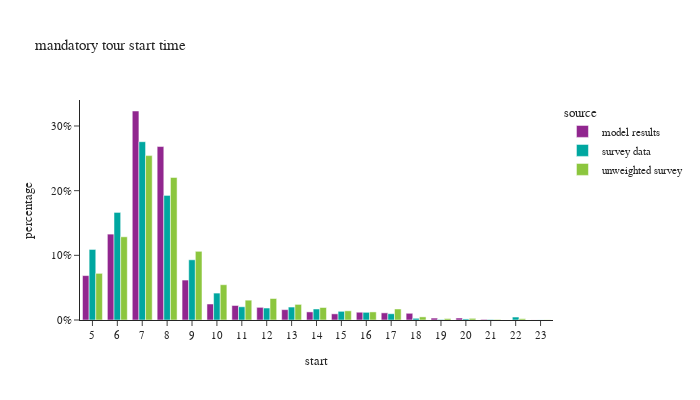

Here is the notebook cell this chart was saved with:
### Code cell
df_plot = m_tour_data.groupby(['source','start'])[['tour_weight']].sum().reset_index()
df_plot['percentage'] = df_plot.groupby(['source'], group_keys=False)['tour_weight']. \
    apply(lambda x: x / float(x.sum()))

fig = px.bar(df_plot, x="start", y="percentage", color="source",barmode="group",
             title="mandatory tour start time")
fig.for_each_annotation(lambda a: a.update(text = a.text.split("=")[-1]))
fig.update_layout(height=400, width=700, yaxis=dict(tickformat=".0%"), xaxis=dict(dtick="1"))
fig.show()

### Figure 1 — Plotly figure (JSON) as saved in the notebook; plotly's stock layout.template omitted (floating-point values rounded to 4 significant figures)
{"data": [{"alignmentgroup": "True", "hovertemplate": "source=model results<br>start=%{x}<br>percentage=%{y}<extra></extra>", "legendgroup": "model results", "marker": {"color": "#91268F", "pattern": {"shape": ""}}, "name": "model results", "offsetgroup": "model results", "orientation": "v", "showlegend": true, "textposition": "auto", "type": "bar", "x": [5.0, 6.0, 7.0, 8.0, 9.0, 10.0, 11.0, 12.0, 13.0, 14.0, 15.0, 16.0, 17.0, 18.0, 19.0, 20.0, 21.0, 22.0, 23.0], "xaxis": "x", "y": [0.06868, 0.1328, 0.3232, 0.2682, 0.06176, 0.02472, 0.02244, 0.01957, 0.01601, 0.01253, 0.009516, 0.01202, 0.01105, 0.01037, 0.002989, 0.003059, 0.0009725, 4.901e-05, 9.093e-05], "yaxis": "y"}, {"alignmentgroup": "True", "hovertemplate": "source=survey data<br>start=%{x}<br>percentage=%{y}<extra></extra>", "legendgroup": "survey data", "marker": {"color": "#00A7A0", "pattern": {"shape": ""}}, "name": "survey data", "offsetgroup": "survey data", "orientation": "v", "showlegend": true, "textposition": "auto", "type": "bar", "x": [5.0, 6.0, 7.0, 8.0, 9.0, 10.0, 11.0, 12.0, 13.0, 14.0, 15.0, 16.0, 17.0, 18.0, 19.0, 20.0, 21.0, 22.0, 23.0], "xaxis": "x", "y": [0.1091, 0.1663, 0.2757, 0.1926, 0.09308, 0.04162, 0.02044, 0.01851, 0.02003, 0.01702, 0.01342, 0.01187, 0.009678, 0.002628, 0.0008039, 0.001632, 0.0007864, 0.00457, 0.0001567], "yaxis": "y"}, {"alignmentgroup": "True", "hovertemplate": "source=unweighted survey<br>start=%{x}<br>percentage=%{y}<extra></extra>", "legendgroup": "unweighted survey", "marker": {"color": "#8CC63E", "pattern": {"shape": ""}}, "name": "unweighted survey", "offsetgroup": "unweighted survey", "orientation": "v", "showlegend": true, "textposition": "auto", "type": "bar", "x": [5.0, 6.0, 7.0, 8.0, 9.0, 10.0, 11.0, 12.0, 13.0, 14.0, 15.0, 16.0, 17.0, 18.0, 19.0, 20.0, 21.0, 22.0, 23.0], "xaxis": "x", "y": [0.07214, 0.1287, 0.2542, 0.2204, 0.1062, 0.05453, 0.03067, 0.03323, 0.02414, 0.01931, 0.0142, 0.0125, 0.01704, 0.004828, 0.002272, 0.002556, 0.000852, 0.001988, 0.000284], "yaxis": "y"}], "layout": {"barmode": "group", "height": 400, "legend": {"title": {"text": "source"}, "tracegroupgap": 0}, "title": {"text": "mandatory tour start time"}, "width": 700, "xaxis": {"anchor": "y", "domain": [0.0, 1.0], "dtick": "1", "title": {"text": "start"}}, "yaxis": {"anchor": "x", "domain": [0.0, 1.0], "tickformat": ".0%", "title": {"text": "percentage"}}}}
